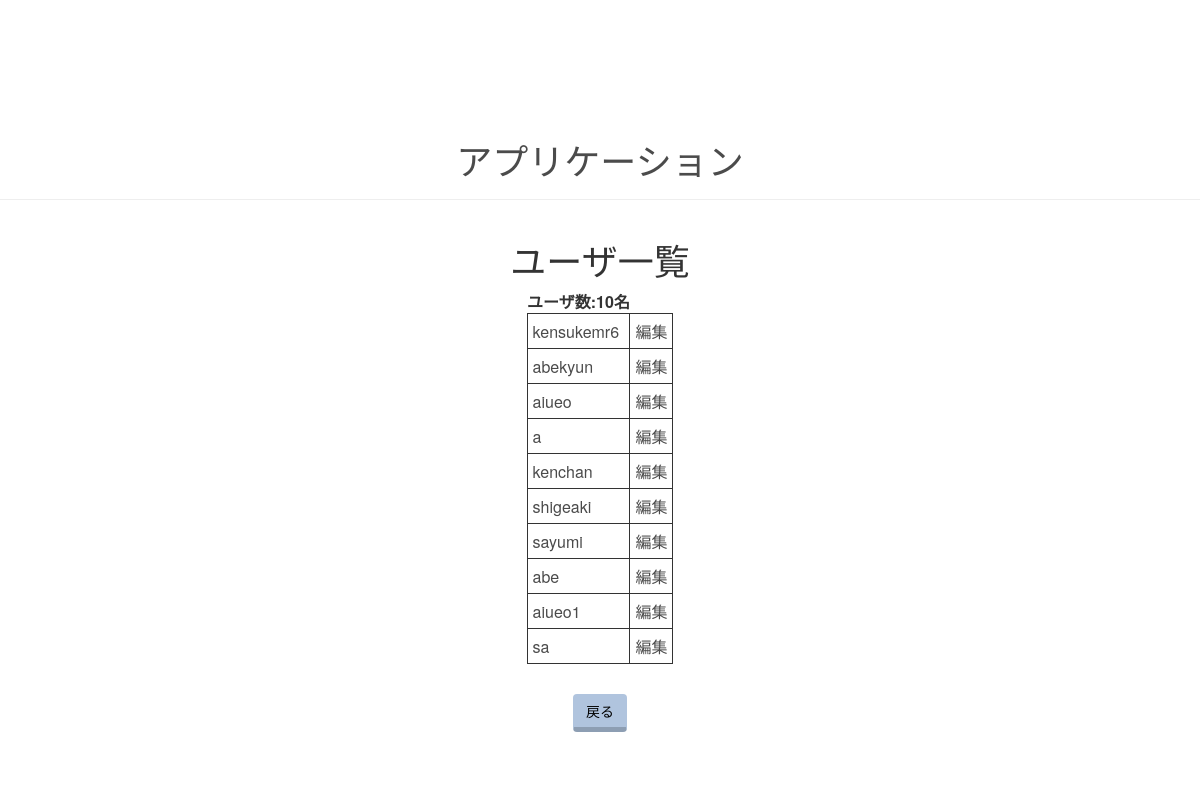
Page /showUsers on the earlier database version.
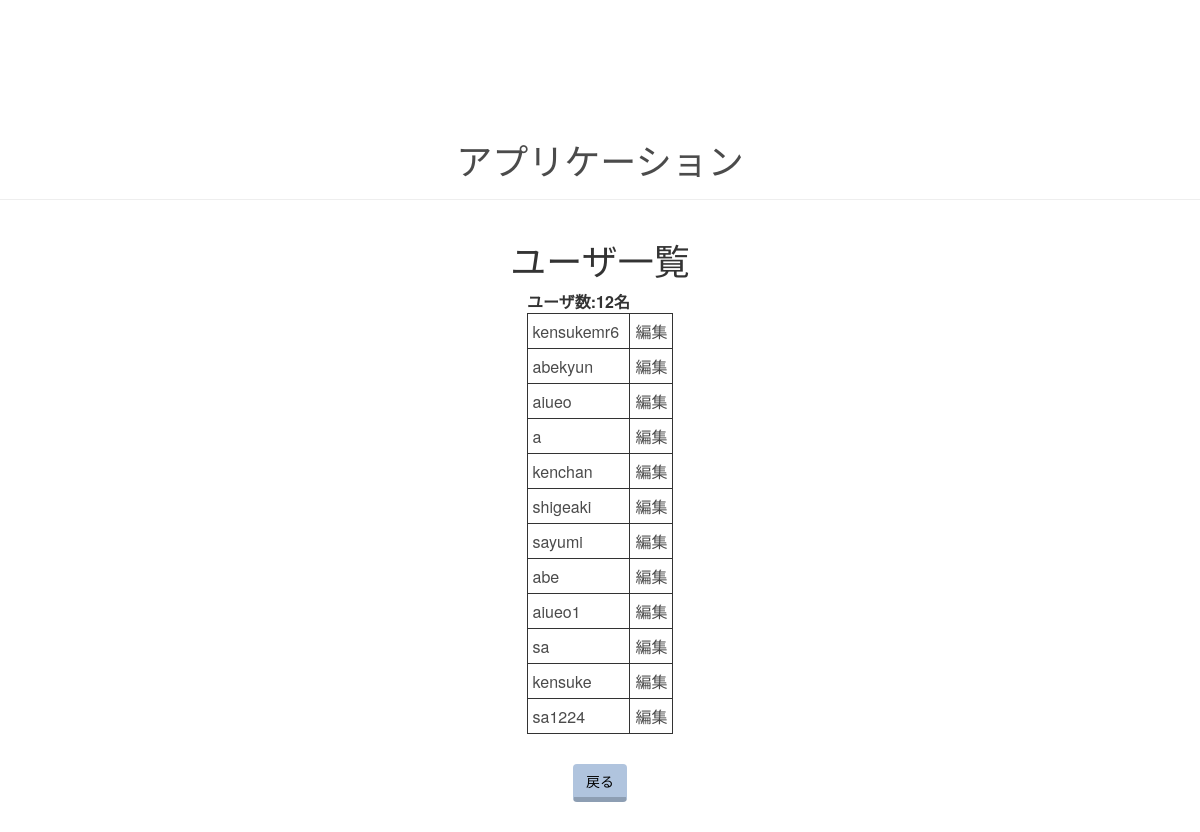
Same page on the later database version.
### myApp/models.py (models this page shows, shortened)
class login(models.Model):
   user = models.OneToOneField(User, on_delete=models.CASCADE)
   picture = models.ImageField(upload_to='images/', default='images/initial.jpeg')
   last_name = models.CharField(max_length=100) #自分の名前（本名)
   first_name = models.CharField(max_length=100)
   birth = models.CharField(max_length=8) #生年月日
   school_name = models.CharField(max_length=50) #大学名
   school_major = models.CharField(max_length=1, choices=[('1','文系（教育、美術、言語、文学、音楽、心理学）'),('2', '社会・法学系（国際、法律、政治、社会学）'),('3','会計学・ビジネス・経済学・財政学・マーケティング・貿易'), ('4','科学（農業、コンピュータ・サイエンス、数学、物理学、統計学）'),('5','保険・医療（医学、看護、薬学、公衆衛生）'),('6','工学・建築'),('7','その他')]) #専攻
   school_grade = models.CharField(max_length=1, choices=[('1','1年生'),('2', '2年生'),('3','3年生'), ('4','4年生'),('5','大学院生')]) #学年
   sexuality = models.CharField(max_length=5, choices=[('男','男'),('女', '女'),('その他','その他')])#性別
   insta_ID = models.CharField(max_length=50, null=True, blank=True) #インスタのアカウント名
   twitter_ID = models.CharField(max_length=50, null=True, blank=True) #Twitterのアカウント名
   SNS_name1 = models.CharField(max_length=50, null=True, blank=True) #その他SNSの種類
   SNS_ID1 = models.CharField(max_length=50, null=True, blank=True) #その他SNSのアカウント名
   SNS_name2 = models.CharField(max_length=50, null=True, blank=True) #その他SNSの種類
   SNS_ID2 = models.CharField(max_length=50, null=True, blank=True) #その他SNSのアカウント名

### myApp/views.py (the view)
# urls.py: path('showUsers', views.showUsers, name='showUsers'),
def showUsers(request):
    userinfo = login.objects.all()
    context = {
        'msg':'ユーザ数',
        'userinfo':userinfo,
        'count':userinfo.count,
    }
    return render(request, 'myApp/users.html', context)

### myApp/templates/myApp/users.html (shortened to what this page needs)
{% extends 'myApp/base.html' %}
{% block content %}
<h1>ユーザ一覧</h1>
<div>
  <table class="users-table">
    <th>
      <tr>
	<th>{{msg}}:{{count}}名</th>
      </tr>
    </th>
    {% for user in userinfo %}
    <tr>
      <td><a href="{% url 'showDetail' user.id %}">{{ user.user.username }}</a></td>
      <td><a href="{% url 'user_update' user.id %}">編集</a></td>
    </tr>
    {% endfor %}
  </table>
</div>
<div class="center">
  <a href='{% url "new_register" %}' class="btn">戻る</a>
</div>
{% endblock %}

Differences in the rows shown:
added login: user.username "kensuke"
added login: user.username "sa1224"
Other differences:
{{ count }}: "10" → "12"
